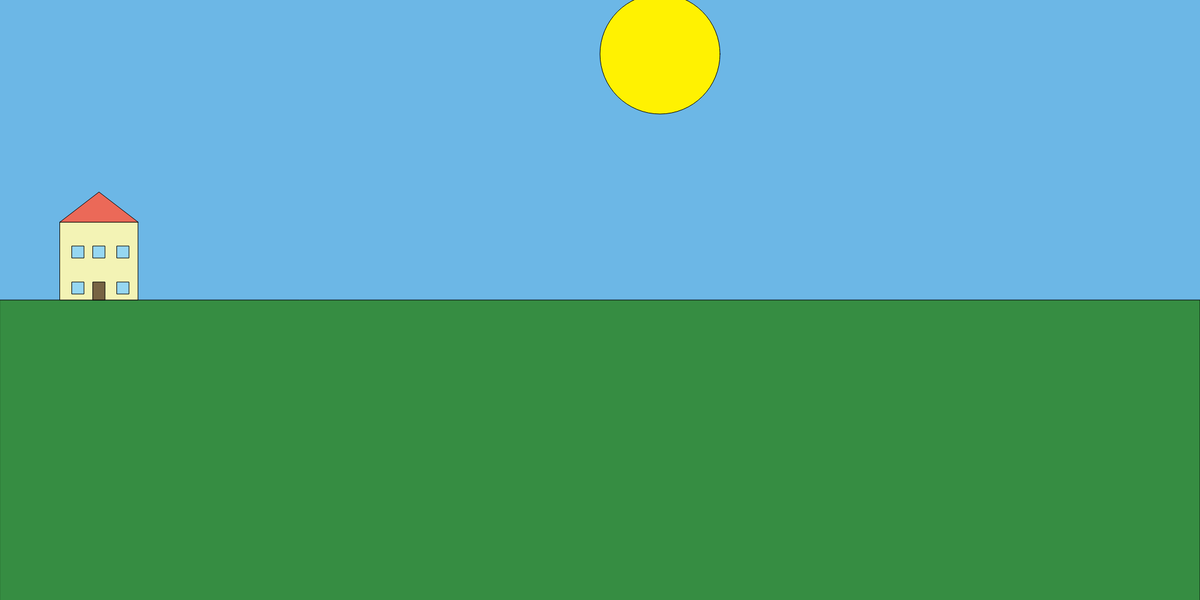
Frame 1 (no input)
Frame 60 (no input): identical to frame 1, image omitted
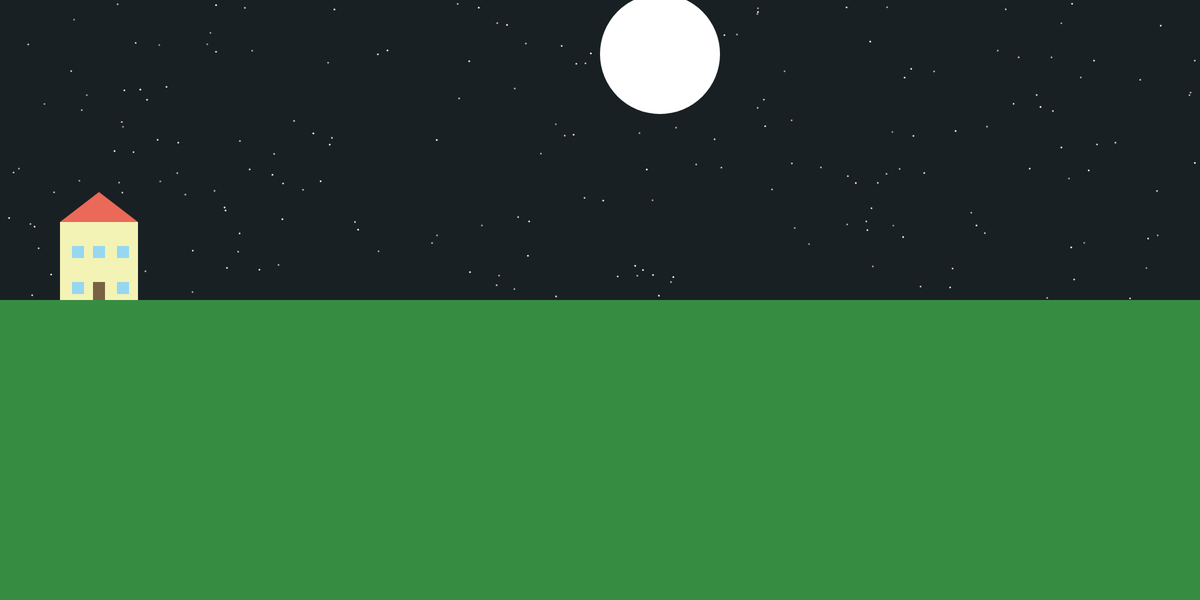
Frame 120 (the mouse pressed at the canvas centre since frame 60)

The p5.js sketch that drew these frames (run headless with seeded random() and noise() and a simulated clock; from frame 60 on, the mouse is pressed at the canvas centre):

// p5.js sketch
// ── sketch.js
let Night = false;

function setup() {
  createCanvas(2000, 1000);
}

function draw() {
  if (Night) {
    // night sky
    background(25, 32, 36);

    // draw 200 stars
    noStroke();
    for (let stars = 0; stars < 200; stars++) {
      let x = random(width);
      let y = random(height / 2);
      let b = random(150, 255); // brightness
      fill(b);
      circle(x, y, 3);
    }

    // moon
    fill(255);
    circle(1100, 90, 200);
  } else {
    // day sky
    background(108, 183, 230);

    // sun
    fill(255, 242, 1);
    circle(1100, 90, 200);
  }

  // ground
  fill(54, 141, 66);
  rect(0, 500, 2000, 1000);

  // house
  fill(243, 243, 181);
  rect(100, 370, 130, 130);

  // roof
  fill(235, 105, 88);
  triangle(100, 370, 165, 320, 230, 370);

  // door
  fill(119, 99, 67);
  rect(155, 470, 20, 30);

  // windows
  fill(150, 215, 241);
  rect(120, 470, 20, 20);
  rect(120, 410, 20, 20);
  rect(155, 410, 20, 20);
  rect(195, 410, 20, 20);
  rect(195, 470, 20, 20);
}

function mousePressed() {
  // toggle night/day
  Night = !Night;
}
